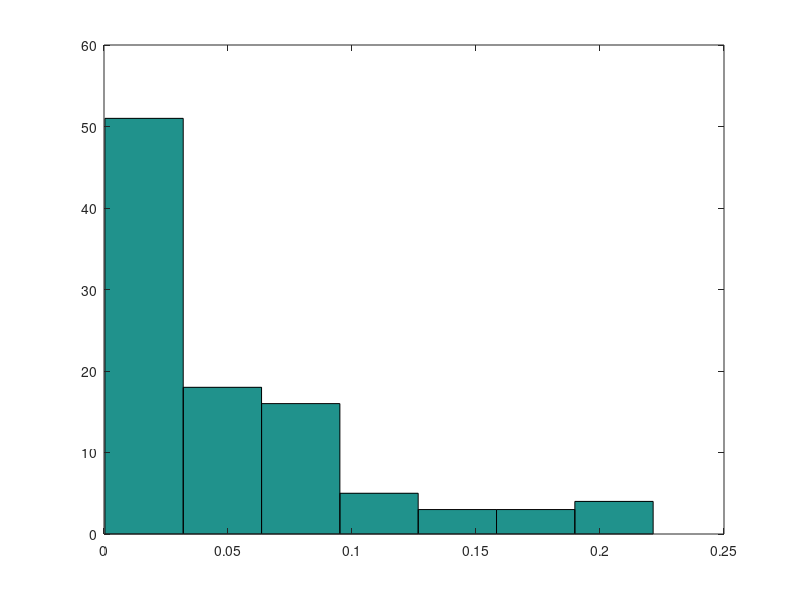

Reproduce this figure in MATLAB.
y = [
0.010122261518670683
7.311442651687372E-4
0.009959576965639982
0.00980028261162147
0.01414238654433042
0.020802688623019705
0.020813547967211576
0.0188519026490912
0.019478656408189465
0.006572106022650459
0.012482125426041435
0.0038074397803704585
0.019377339525860293
0.01760545926949142
0.013011008878098806
6.762088348697404E-4
0.0026856859678598966
0.009435545758670116
0.004302017708210926
0.010404994705879744
0.004811088788210682
0.01354672366643861
0.01630033962984001
0.0214131649122713
0.014116642530590084
0.020536798145959878
0.006193567110470255
0.00809261739473044
0.004509188928539132
0.007422396066710135
0.02103260222646952
0.005760285353570538
3.6907649510098395E-4
0.02074340392559826
0.019752006044761572
0.0021803464163401287
0.0015659545011796894
0.0069507013391501005
0.01672547492958998
0.0034211794029594955
0.02381004316160862
0.028971103605980986
0.025365182635381345
0.025131538834008538
0.022584858555909193
0.03084625526097895
0.02362881217555035
0.03305801332945002
0.03902201546232931
0.02702268881504999
0.03374513128076906
0.022455709510989408
0.03437060253668989
0.04344260789621934
0.038161856442920694
0.03585729108061919
0.031614052422201055
0.03446330257614072
0.04311441975912089
0.02854171028677044
0.032741662345840084
0.03254057205363914
0.06220618426211999
0.05849431595448884
0.058997177508759435
0.048431316182369955
0.06428902890549004
0.057929263985361246
0.06506872849482015
0.0539105732967986
0.049265170283518955
0.0705228912162088
0.06673978807855896
0.07707427940787959
0.08481420174365972
0.07410641659263995
0.08219207080749058
0.07732464420868901
0.0737941715986512
0.08537560499007846
0.08254796963273847
0.08243716208211005
0.06918034252804972
0.08850700990715055
0.10898306286238935
0.09277455759179887
0.10513806052337138
0.1098138541153606
0.09931967318432022
0.12996775487135892
0.13248727834766072
0.1299892093861903
0.12556435628509988
0.16677052833156125
0.1870215425023396
0.18082497640997097
0.21043951968781016
0.20267157264396118
0.21756323278104972
0.22143299625055946
];

disp('mediana: ')
median(y)
disp(' desvio standard: ')
std(y)
disp('varianza: ')
var(y)
disp('media: ')
mean(y)

hist(y, 7, max(size(y)))